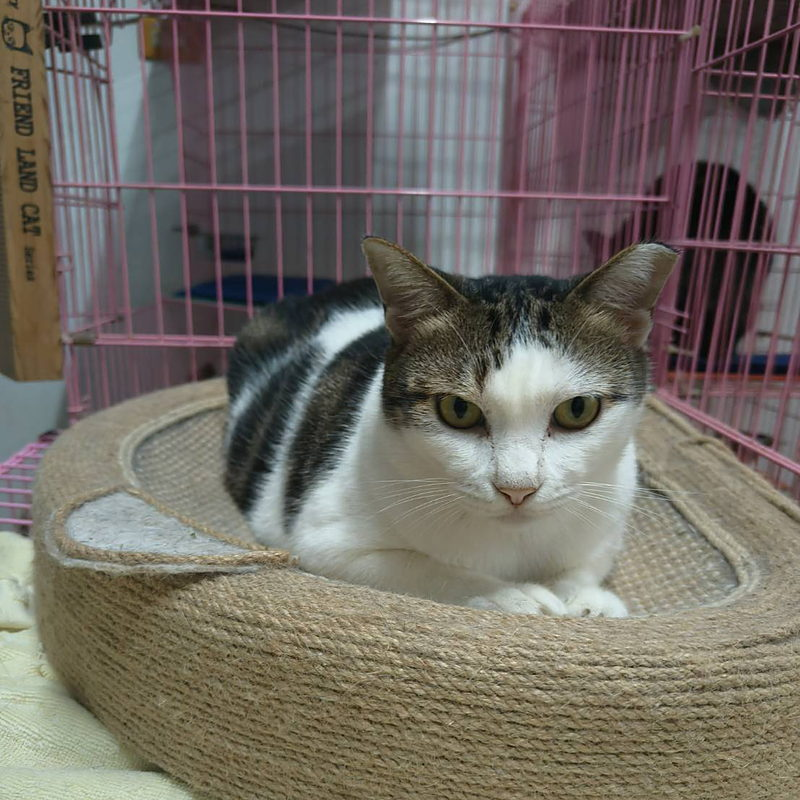
#> input picture images/cats/atai-1.jpg, 800 x 800 px
$ python -i '沙龍照裁切.py'   (imports and definitions only)
#> lines starting #> are read from the running program, lines starting #| are printed output that depends on the picture
#> further down, picture is the input picture: PIL image 800x800 RGB; mean R, G, B 113.3, 106.8, 99.2
# -*- coding: utf-8 -*-
"""把 _去背用/沙龍照 的照片裁成網站用的 800x800。

這些照片是純色背景的棚拍，所以可以自動找出貓在哪裡，
再把畫面補成正方形——補出來的部分用邊緣的顏色延伸，
看不出接縫，而且**整隻貓一定不會被切到**。

用法：
  python tools/沙龍照裁切.py              全部做
  python tools/沙龍照裁切.py 吉兒          只做吉兒
  python tools/沙龍照裁切.py --檢查        只印出偵測結果，不存檔
"""
import os, sys, json, re
from PIL import Image, ImageOps, ImageFilter, ImageChops

HERE = os.path.dirname(os.path.dirname(os.path.abspath(__file__)))
SRC  = os.path.join(HERE, "_去背用", "沙龍照")
OUT  = os.path.join(HERE, "images", "cats")
邊距 = 0.07          # 貓的四周留多少空白（佔貓本身大小的比例）


def 找貓(im):
    """用邊緣強度找出貓的範圍。

    不能用「跟背景顏色不一樣」來找，因為白貓的顏色跟米色背景很接近；
    但貓身上一定有毛的紋理和輪廓，背景是平的，所以改看邊緣。
    背景的漸層本身也會有一點邊緣值，所以先扣掉整排的中位數當基準。
    """
    g = im.convert("L").resize((320, 320))
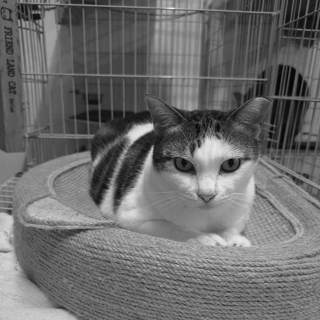
#> g: PIL image 320x320 L; min 5, max 242, mean 107.9
    e = g.filter(ImageFilter.GaussianBlur(1)).filter(ImageFilter.FIND_EDGES)
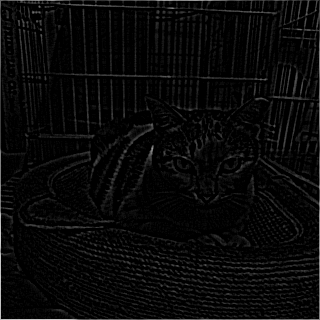
#> e: PIL image 320x320 L; min 0, max 208, mean 9.1
    e = e.filter(ImageFilter.MaxFilter(5))          # 把斷掉的邊連起來
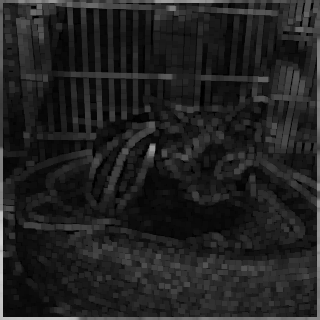
#> e: PIL image 320x320 L; min 0, max 208, mean 33.6
    # FIND_EDGES 在圖片最外圈會產生假的強邊，會把偵測範圍撐成整張，所以切掉外圈
    邊 = 6
    e = e.crop((邊, 邊, 320 - 邊, 320 - 邊))
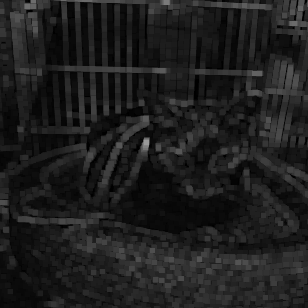
#> e: PIL image 308x308 L; min 0, max 153, mean 30.1
    N = 320 - 邊 * 2
    px = e.load()
    行 = [sum(px[x, y] for x in range(N)) for y in range(N)]
#> 行 = 308 values, max 16666 at index 0, min 5646 at index 205, mean 9269.4
    列 = [sum(px[x, y] for y in range(N)) for x in range(N)]
#> 列 = 308 values, max 12544 at index 283, min 5854 at index 51, mean 9269.4

    def 範圍(v):
        底 = sorted(v)[len(v) // 5]                 # 第 20 百分位當背景基準
#> 底 = 7489
        高 = [max(0, s - 底) for s in v]
#> 高 = 308 values, max 9177 at index 0, min 0 at index 38, mean 1900.3
        門檻 = max(高) * 0.18
#> 門檻 = 1651.9
        idx = [i for i, s in enumerate(高) if s > 門檻]
#> idx = 146 values from 0 to 307
        if not idx:
            return 0, len(v) - 1
        return idx[0], idx[-1]

    y0, y1 = 範圍(行)
#> y0 = 0; y1 = 307
    x0, x1 = 範圍(列)
#> x0 = 19; x1 = 307
    W, H = im.size
#> W = 800; H = 800
    k = 320.0
    return (int((x0 + 邊) * W / k), int((y0 + 邊) * H / k),
            int((x1 + 1 + 邊) * W / k), int((y1 + 1 + 邊) * H / k))


# [178 lines left out: functions 背景圖, 延伸成正方形, 柔化接縫, main, not called in this run]


# [2 lines not run here, left out]

>>> from PIL import Image
>>> picture = Image.open('../images/cats/atai-1.jpg')
>>> result = 找貓(picture)
#> result = (62, 15, 785, 785)

$ run again, on images/cats/baitou-2.jpg
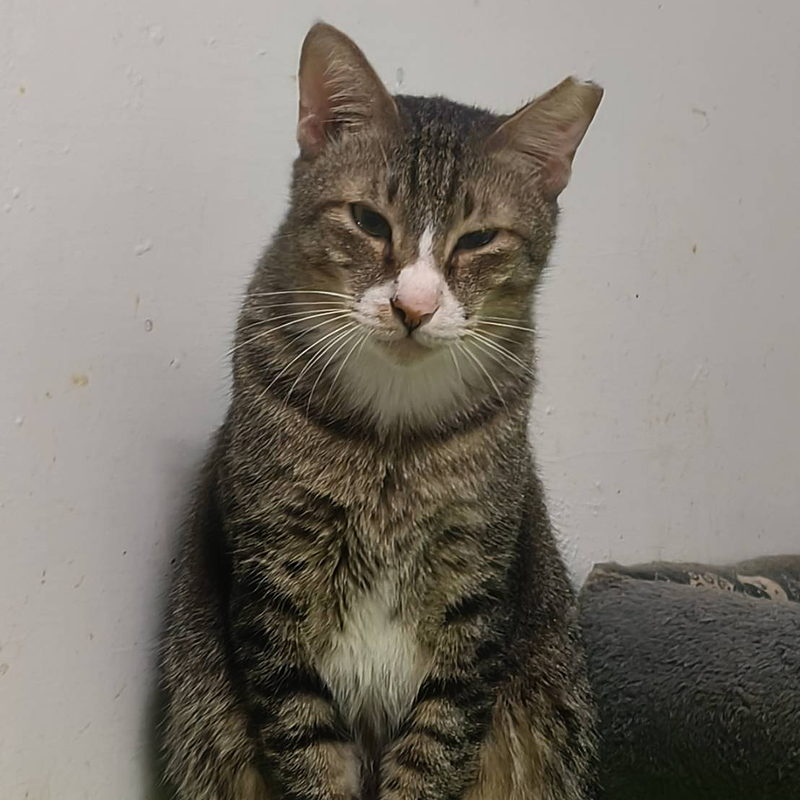
#> input picture images/cats/baitou-2.jpg, 800 x 800 px
#> picture is the input picture: PIL image 800x800 RGB; mean R, G, B 127.1, 121.3, 113.1
#> in 找貓, `g = im.convert("L").resize((320, 320))`:
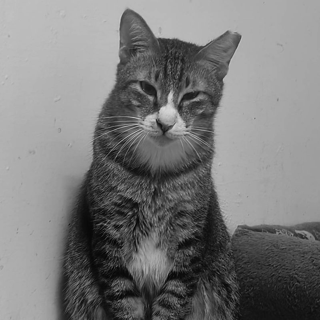
#> g: PIL image 320x320 L; min 3, max 215, mean 122
#> in 找貓, `e = e.crop((邊, 邊, 320 - 邊, 320 - 邊))`:
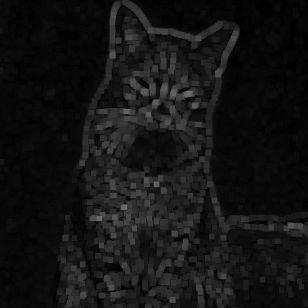
#> e: PIL image 308x308 L; min 0, max 107, mean 20
#> 行 = 308 values, max 10226 at index 225, min 1959 at index 0, mean 6150.1
#> 列 = 308 values, max 14252 at index 111, min 2069 at index 22, mean 6150.1
#> 底 = 5039
#> 高 = 308 values, max 5187 at index 225, min 0 at index 0, mean 1310.3
#> 門檻 = 933.7
#> idx = 173 values from 32 to 307
#> y0 = 32; y1 = 307
#> x0 = 68; x1 = 232
#> result = (185, 95, 597, 785)
